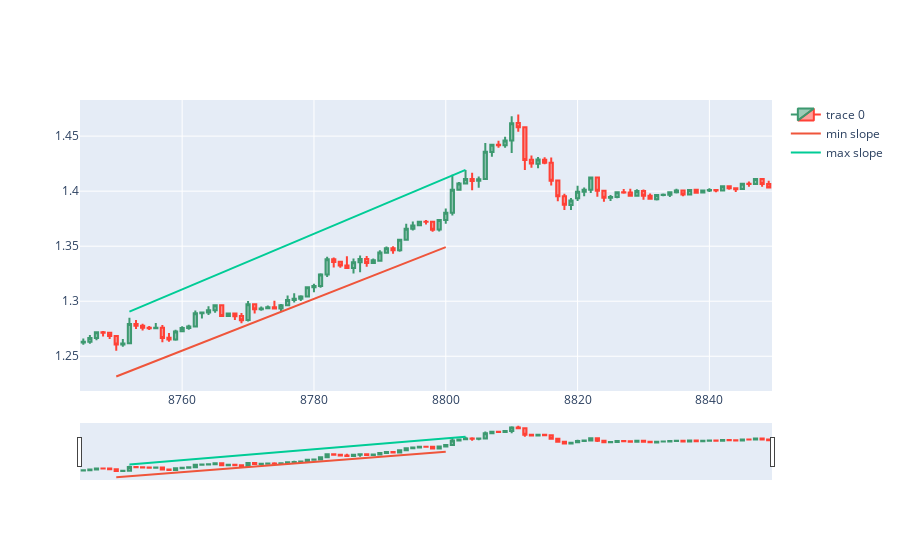

This figure's notebook cell:
### Code cell
dfpl = df[candleid-wind-backcandles:candleid+backcandles]
import plotly.graph_objects as go
from datetime import datetime

fig = go.Figure(data=[go.Candlestick(x=dfpl.index,
                open=dfpl['open'],
                high=dfpl['high'],
                low=dfpl['low'],
                close=dfpl['close'])])

#-------------------------------------------------------------------------
# Fitting intercepts to wrap price candles
adjintercmax = (df.high.iloc[xxmax] - slmax*xxmax).max()
adjintercmin = (df.low.iloc[xxmin] - slmin*xxmin).min()
fig.add_trace(go.Scatter(x=xxmin, y=slmin*xxmin + adjintercmin, mode='lines', name='min slope'))
fig.add_trace(go.Scatter(x=xxmax, y=slmax*xxmax + adjintercmax, mode='lines', name='max slope'))
fig.show()
